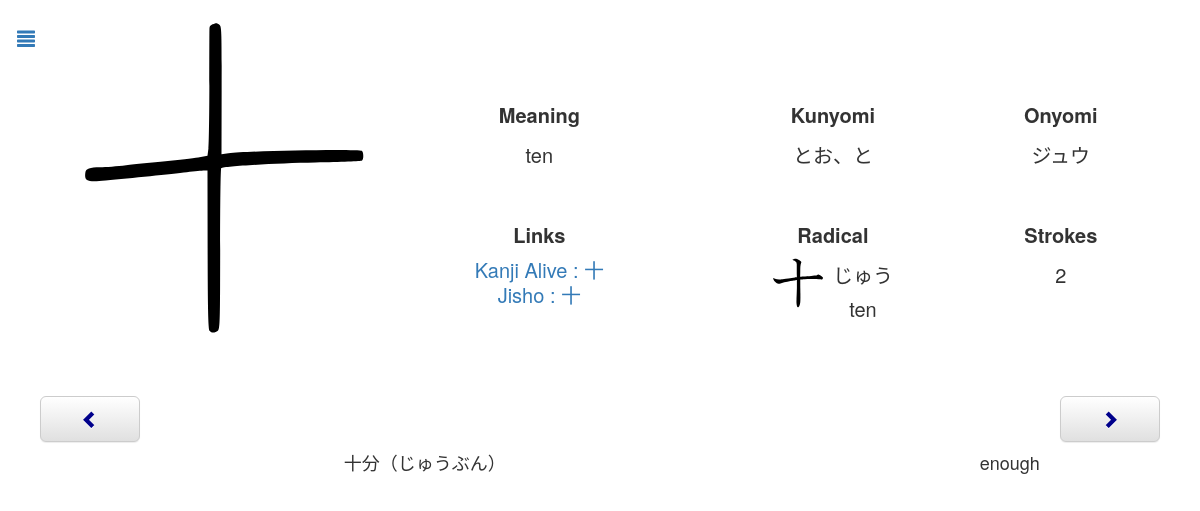
/review.php?id=449, run on the app's committed database.
### tables this page shows
CREATE TABLE `Kanji` (
  `name` text NOT NULL,
  `chara` text NOT NULL,
  `meaning` text NOT NULL,
  `kunyomi` text NOT NULL,
  `onyomi` text NOT NULL,
  `linkKanjiAlive` text NOT NULL,
  `day` int(11) NOT NULL,
  `dateNext` timestamp NOT NULL DEFAULT current_timestamp() ON UPDATE current_timestamp(),
  `id` int(11) NOT NULL AUTO_INCREMENT,
  `radicalChar` text NOT NULL,
  `radicalName` text NOT NULL,
  `radicalHiragana` text NOT NULL,
  `radicalMeaning` text NOT NULL,
  `strokes` int(11) NOT NULL,
  `toTestKanji` tinyint(4) NOT NULL DEFAULT 0,
  `toTestMeaning` tinyint(4) NOT NULL DEFAULT 0,
  `testable` tinyint(4) NOT NULL DEFAULT 1,
  PRIMARY KEY (`id`)
);

CREATE TABLE `Vocabulary` (
  `id` int(11) NOT NULL AUTO_INCREMENT,
  `chara` text NOT NULL,
  `meaning` text NOT NULL,
  `day` int(11) NOT NULL DEFAULT 1,
  `dateNext` timestamp NOT NULL DEFAULT current_timestamp() ON UPDATE current_timestamp(),
  `toTestKanji` tinyint(4) NOT NULL DEFAULT 0,
  `toTestMeaning` tinyint(4) NOT NULL DEFAULT 0,
  `testable` tinyint(4) NOT NULL DEFAULT 1,
  `word` tinyint(4) NOT NULL DEFAULT 1,
  PRIMARY KEY (`id`)
);

### Connection.php (called while the page is built, shortened)
<?php
class Connection{
    private static $bdd = null;
    private function __construct(){
        try{
            self::$bdd = new PDO('mysql:host=0.0.0.0;dbname=kanji', 'root', '');
        }
        catch(Exception $e){
            die('Erreur : '.$e->getMessage());
        }
    }
    public static function getBdd(){
        return self::$bdd;
    }
}
?>

### Kanji.php (called while the page is built, shortened)
<?php
class Kanji{
    private $id;
    private $name;
    private $character;
    private $meaning;
    private $kunyomi;
    private $onyomi;
    private $linkKanjiAlive;
    private $dateNext;
    private $radicalName;
    private $radicalHiragana;
    private $radicalMeaning;
    private $strokes;
    private $toTestKanji;
    private $toTestMeaning;
    public function __construct($id, $name, $character, $meaning, $kunyomi, $onyumi, $linkKanjiAlive, $day, $dateNext, $radicalChar, $radicalName, $radicalHiragana, $radicalMeaning, $strokes, $toTestKanji, $toTestMeaning, $testable){
        $this->id=$id;
        $this->name=$name;
        $this->character=$character;
        $this->meaning=$meaning;
        $this->kunyomi=$kunyomi;
        $this->onyomi=$onyumi;
        $this->linkKanjiAlive=$linkKanjiAlive;
        $this->dateNext = $dateNext;
        $this->radicalName=$radicalName;
        $this->radicalHiragana=$radicalHiragana;
        $this->radicalMeaning=$radicalMeaning;
        $this->strokes=$strokes;
        $this->toTestKanji=$toTestKanji;
        $this->toTestMeaning=$toTestMeaning;
    }
    public function calculTime(){
        $time = time();
        $second = strtotime($this->dateNext)-$time;
        if($second>0) {
            $jour = floor($second / (60 * 60 * 24));
            $heure = floor(($second - $jour * 24 * 60 * 60) / (60 * 60));
            $minute = floor(($second - $heure * 60 * 60 - $jour * 24 * 60 * 60) / (60));
            $second = floor($second - $minute * 60 - $heure * 60 * 60 - $jour * 24 * 60 * 60);
        }
        else {
            $jour = ceil($second / (60 * 60 * 24));
            $heure = ceil(($second - $jour * 24 * 60 * 60) / (60 * 60));
            $minute = ceil(($second - $heure * 60 * 60 - $jour * 24 * 60 * 60) / (60));
            $second = ceil($second - $minute * 60 - $heure * 60 * 60 - $jour * 24 * 60 * 60);
        }
    }
    public function getId(){
        return $this->id;
    }
    public function getName(){
        return $this->name;
    }
    public function getCharacter(){
        return $this->character;
    }
    public function getMeaning(){
        return $this->meaning;
    }
    public function getKun(){
        return $this->kunyomi;
    }
    public function getOn(){
        return $this->onyomi;
    }
    public function getLinkKanjiAlive(){
        return $this->linkKanjiAlive;
    }
    public function getDateNext(){
        return $this->dateNext;
    }
    public function getRadicalName(){
        return $this->radicalName;
    }
    public function getRadicalHiragana(){
        return $this->radicalHiragana;
    }
    public function getRadicalMeaning(){
        return $this->radicalMeaning;
    }
    public function getStrokes(){
        return $this->strokes;
    }
    public function getToTestKanji(){
        return $this->toTestKanji;
    }
    public function getToTestMeaning(){
        return $this->toTestMeaning;
    }
}
include_once("Connection.php");
function getAllKanji(){
    $req = Connection::getBdd()->query("SELECT * FROM Kanji ORDER BY dateNext");
    while($data = $req->fetch())
        $array[] = new Kanji($data['id'], $data['name'], $data['chara'], $data['meaning'], $data['kunyomi'], $data['onyomi'], $data['linkKanjiAlive'], $data['day'], $data['dateNext'], $data['radicalChar'], $data['radicalName'], $data['radicalHiragana'], $data['radicalMeaning'], $data['strokes'], $data['toTestKanji'], $data['toTestMeaning'], $data['testable']);
    if(isset($array)) return $array;
}
function getKanji($id){
     $req = Connection::getBdd()->query("SELECT * FROM Kanji WHERE id='".$id."'");
    while($data = $req->fetch())
        return new Kanji($data['id'], $data['name'], $data['chara'], $data['meaning'], $data['kunyomi'], $data['onyomi'], $data['linkKanjiAlive'], $data['day'], $data['dateNext'], $data['radicalChar'], $data['radicalName'], $data['radicalHiragana'], $data['radicalMeaning'], $data['strokes'], $data['toTestKanji'], $data['toTestMeaning'], $data['testable']);
}
function getNextKanjiId($id){
    $allKanji = getAllKanji();
    for($i=0;$i<count($allKanji);$i++){
        if($allKanji[$i]->getId() == $id)
            if($i == count($allKanji)-1)
                return $allKanji[0];
            else
                return $allKanji[$i+1];
    }
}
function getPreviousKanjiId($id){
    $allKanji = getAllKanji();
    for($i=0;$i<count($allKanji);$i++){
        if($allKanji[$i]->getId() == $id)
            if($i == 0)
                return $allKanji[count($allKanji)-1];
            else
                return $allKanji[$i-1];
    }
}
?>

### Word.php (called while the page is built, shortened)
<?php
class Word{
    private $id;
    private $character;
    private $meaning;
    private $dateNext;
    private $toTestKanji;
    private $toTestMeaning;
    public function __construct($id, $character, $meaning, $day, $dateNext, $toTestKanji, $toTestMeaning, $testable, $word){
        $this->id=$id;
        $this->character=$character;
        $this->meaning=$meaning;
        $this->dateNext=$dateNext;
        $this->toTestKanji=$toTestKanji;
        $this->toTestMeaning=$toTestMeaning;
    }
    public function calculTime(){
        $time = time();
        $second = strtotime($this->dateNext)-$time;
        if($second>0) {
            $jour = floor($second / (60 * 60 * 24));
            $heure = floor(($second - $jour * 24 * 60 * 60) / (60 * 60));
            $minute = floor(($second - $heure * 60 * 60 - $jour * 24 * 60 * 60) / (60));
            $second = floor($second - $minute * 60 - $heure * 60 * 60 - $jour * 24 * 60 * 60);
        }
        else {
            $jour = ceil($second / (60 * 60 * 24));
            $heure = ceil(($second - $jour * 24 * 60 * 60) / (60 * 60));
            $minute = ceil(($second - $heure * 60 * 60 - $jour * 24 * 60 * 60) / (60));
            $second = ceil($second - $minute * 60 - $heure * 60 * 60 - $jour * 24 * 60 * 60);
        }
    }
    public function setToTestKanji($test){
        $this->toTestKanji=$test;
    }
    public function setToTestMeaning($test){
        $this->toTestMeaning=$test;
    }
    public function getId(){
        return $this->id;
    }
    public function getCharacter(){
        return $this->character;
    }
    public function getMeaning(){
        return $this->meaning;
    }
    public function getToTestKanji(){
        return $this->toTestKanji;
    }
    public function getToTestMeaning(){
        return $this->toTestMeaning;
    }
    public function getDateNext(){
        return $this->dateNext;
    }
}
include_once("Connection.php");
function getAllWordsW(){
    $req = Connection::getBdd()->query("SELECT * FROM Vocabulary WHERE word=1 ORDER BY dateNext");
    while($data = $req->fetch())
        $array[] = new Word($data['id'], $data['chara'], $data['meaning'], $data['day'], $data['dateNext'], $data['toTestKanji'], $data['toTestMeaning'], $data['testable'], $data['word']);
    if(isset($array)) return $array;
}
?>

### review.php (the view, shortened to what this page needs)
<?php
    include_once("Kanji.php");
    include_once("Word.php");
    if(isset($_GET["id"])){
       $kanji = getKanji($_GET["id"]);
        $nextKanjiId = getNextKanjiId($_GET["id"]);
        $previousKanjiId = getPreviousKanjiId($_GET["id"]);
    }
    else {
        $kanji = getReviewKanji();
        if (!isset($kanji))
            header('Location: index.php');
    }
    $allWords = getAllWordsW();
?>
<body>
    <div id="page" class="page">
        <button onclick="document.location.href='index.php'" class="btn btn-link btn-lg menu"><span class="glyphicon glyphicon-align-justify"></span></button>
        <div>
            <div class="imageSVGTd">
                <img class="imageSVG" src="<?php echo "images/".$kanji->getName().".svg" ?>">
            </div>
            <div class="descriptionTable">
                <table>
                    <tr>
                        <td class="reviewKanji"><span class="description">Meaning</span><br><?php echo $kanji->getMeaning() ?></td>
                        <td class="reviewKanji"><span class="description">Kunyomi</span><br><?php echo $kanji->getKun() ?></td>
                        <td class="reviewKanji"><span class="description">Onyomi</span><br><?php echo $kanji->getOn() ?></td>
                    </tr>
                    <tr>
                        <td class="reviewKanji2"><span class="description">Links</span>
                            <div class="links"><br><?php echo "<a target='_blank' href=".$kanji->getLinkKanjiAlive().">Kanji Alive : ".$kanji->getCharacter()."</a>" ?>
                        </div><?php echo "<a target='_blank' href='http://jisho.org/search/".$kanji->getCharacter()." %23kanji'>Jisho : ".$kanji->getCharacter()."</a>" ?></td>
                        <td class="reviewKanji2"><span class="description">Radical</span><br>
                            <div class="radical">
                            <img class="radicalImage" src="<?php echo "radical/".$kanji->getRadicalName().".svg" ?>">
                                <?php echo $kanji->getRadicalHiragana() ?><br>
                                <?php echo $kanji->getRadicalMeaning() ?>
                            </div>
                        </td>
                        <td class="reviewKanji2"><span class="description">Strokes</span><br><?php echo $kanji->getStrokes() ?></td>
                    </tr>
                </table>
            </div>
        </div>
        <div class="boutons">
            <button id="boutonChevronLeft" <?php echo "onclick=document.location.href='review.php?id=".$previousKanjiId->getId()."'" ?>  onmouseout="changeColorGlyphiconChevronLeft()" onmouseover="changeColorGlyphiconChevronLeft()" type="button" class="boutonLater btn btn-lg btn-default" aria-label="Left Align">
                <span id="glyphiconBoutonLater" class="glyphicon glyphicon-chevron-left glyphiconChevron" aria-hidden="true"></span>
            </button>
            <button id="boutonChevronRight" <?php echo "onclick=document.location.href='review.php?id=".$nextKanjiId->getId()."'" ?> onmouseout="changeColorGlyphiconChevronRight()" onmouseover="changeColorGlyphiconChevronRight()" type="button" class="boutonOk btn btn-default btn-lg" aria-label="Left Align">
                <span id="glyphiconBoutonOk" class="glyphicon glyphicon-chevron-right glyphiconChevron" aria-hidden="true"></span>
            </button>
        </div>
        <table class="table">
<?php
    if(isset($allWords)){
        foreach ($allWords as $word){
            if (strpos($word->getCharacter(), $kanji->getCharacter()) !== false) {?>
            <tr <?php echo "onclick=document.location.href='vocabularyReview.php?id=".$word->getId()."&word=1'" ?> class="listKanji">
                <td><?php echo $word->getCharacter() ?></td>
                <td><?php echo $word->getMeaning() ?></td>
            </tr>
        <?php
            }
        }
    }?>
    </table>
    </div>
</body>
</html>

### css/style.css (style rules this page uses)
body { --color-background: white; --color-background-danger: #bf616a; --color-background-warning: #ebcb8b; --font-color: rgb(51, 51, 51); background-color: var(--color-background) !important; background-color-danger: var(--color-background) !important; }
.page { padding-top: 15px; text-align: center; margin-right: auto; margin-left: auto; color: var(--font-color); }
@media (min-width: 768px) { .page { width: 750px; } }
@media (min-width: 992px) { .page { width: 970px; } }
@media (min-width: 1200px) { .page { width: 1170px; } }
.table > tbody > tr:first-child > td { font-size: 18px; border: none; color: var(--font-color); background-color: var(--color-background) !important; }
.table > tbody > tr > td { color: var(--font-color); }
td { vertical-align: top; text-align: center; }
table { margin-top: 30px; width: 100%; }
.page > table { margin-bottom: 0px; }
.menu { position: absolute; left: 0px; }
.descriptionTable { width: 100%; display: inline-block; }
@media (min-width: 992px) { .descriptionTable { width: 65%; } }
.descriptionTable > table { width: 100%; margin-top: 0px; }
.imageSVGTd { text-align: left; display: inline-block; width: auto; vertical-align: top; }
.imageSVG { padding-top: 0; height: 200px; }
@media (min-width: 764px) { .imageSVG { height: auto; } }
.reviewKanji { padding-top: 0px; line-height: 30px; font-size: 17px; }
@media (min-width: 992px) { .reviewKanji { padding-top: 80px; font-size: 20px; line-height: 40px; } }
.reviewKanji2 { padding-top: 40px; line-height: 30px; font-size: 17px; }
@media (min-width: 992px) { .reviewKanji2 { font-size: 20px; line-height: 40px; } }
.description { vertical-align: top; font-weight: bold; }
.radicalImage { height: 50px; width: 50px; margin-right: 10px; }
.radical { display: flex; padding-top: 3px; line-height: 1.7; justify-content: center; }
.links { line-height: 10px; }
.boutons { display: block; margin-top: 50px; }
.boutonOk { float: right; width: 100px; margin-right: 25px; }
.boutonLater { float: left; width: 100px; margin-left: 25px; }
.glyphiconChevron { color: darkblue; }
.listKanji { cursor: pointer; }
@media (min-width: 992px) { .listKanji { font-size: 20px; } }

### data on the page
kanji: name (picture), meaning "ten", kunyomi "とお、と", onyomi "ジュウ", chara "十", radicalHiragana "じゅう", radicalMeaning "ten", strokes "2"
vocabulary: chara "十分（じゅうぶん）", meaning "enough"
